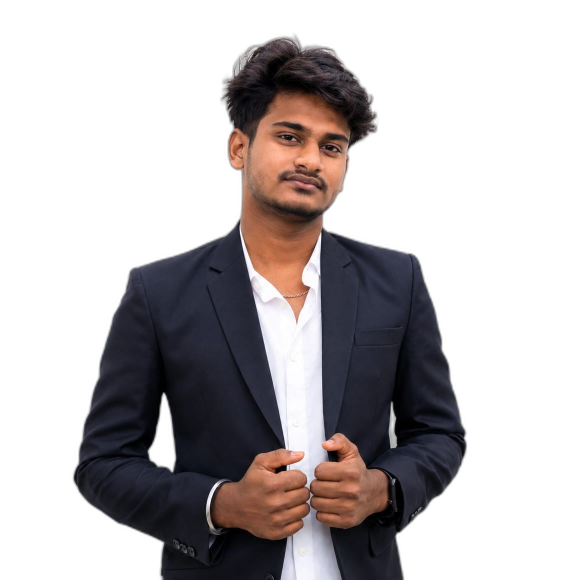
#> input picture images2/abi.png, 1122 x 1159 px (shown at 1/2 size); its folder holds only this picture in this run
$ python process_team_photos.py
#> lines starting #> are read from the running program, lines starting #| are printed output that depends on the picture; after the words box and inside, x2 and y2 are one past the last pixel; in counts of white or black regions, pixels touching at a corner belong together
import os
from PIL import Image, ImageDraw, ImageFilter, ImageOps
import numpy as np
from pathlib import Path

# Configuration
IMAGES_INPUT_DIR = "images2"
IMAGES_OUTPUT_DIR = "images2_processed"
COMPOSITE_OUTPUT_DIR = "images2_composite"
BRAND_COLOR = (25, 42, 86)  # Dark navy
PERSON_HEIGHT = 400
SHADOW_BLUR = 15
SHADOW_OPACITY = 0.3
SPACING = 30

os.makedirs(IMAGES_OUTPUT_DIR, exist_ok=True)
os.makedirs(COMPOSITE_OUTPUT_DIR, exist_ok=True)

def remove_background_simple(input_path, output_path):
    """Simple but effective background removal using color-based mask."""
#> called with input_path = 'images2/abi.png', output_path = 'images2_processed/abi_transparent.png'
    try:
        img = Image.open(input_path).convert('RGB')
        pixels = np.array(img)

        # Get image dimensions
        height, width, channels = pixels.shape
#> height = 1159; width = 1122; channels = 3

        # Convert to HSV-like color space for better separation
        # Calculate brightness
        brightness = np.mean(pixels, axis=2)

        # Detect light backgrounds (common in portraits)
        # Light areas typically have high values across all channels
        red, green, blue = pixels[:,:,0], pixels[:,:,1], pixels[:,:,2]
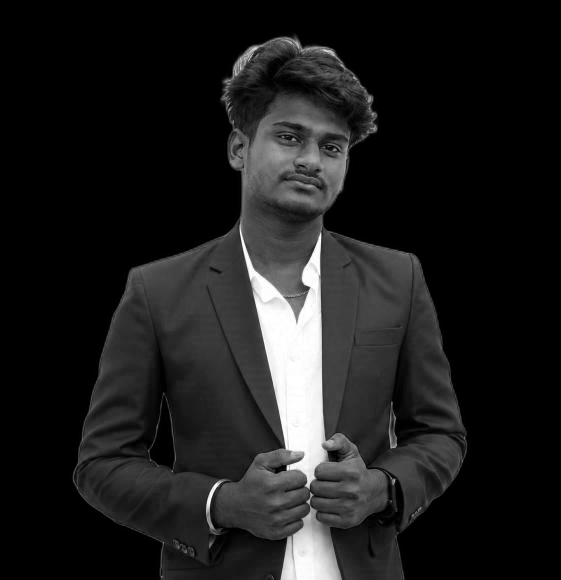
#> blue: shape (1159, 1122) (shown at 1/2 size); min 0, max 255, mean 28.6

        # Background is typically uniform light color
        # Create mask for light/uniform areas
        bg_mask = (red > 200) & (green > 200) & (blue > 200)
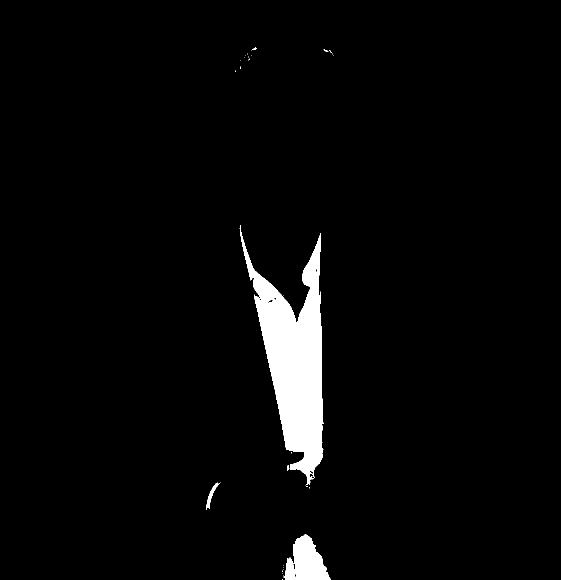
#> bg_mask: shape (1159, 1122) bool (shown at 1/2 size); 3.3% white; 39 white regions (33 under 20 px), largest, box (x1, y1, x2, y2) and area: (479, 450, 647, 970) 36863, (569, 1069, 661, 1159) 5145, (413, 965, 440, 1020) 334, (574, 931, 579, 941) 37, (505, 95, 514, 100) 24, (647, 99, 657, 104) 20

        # Alternative: Check color uniformity (low saturation = likely background)
        max_val = np.maximum(np.maximum(red, green), blue)
        min_val = np.minimum(np.minimum(red, green), blue)
        saturation = np.where(max_val == 0, 0, (max_val - min_val) / max_val)
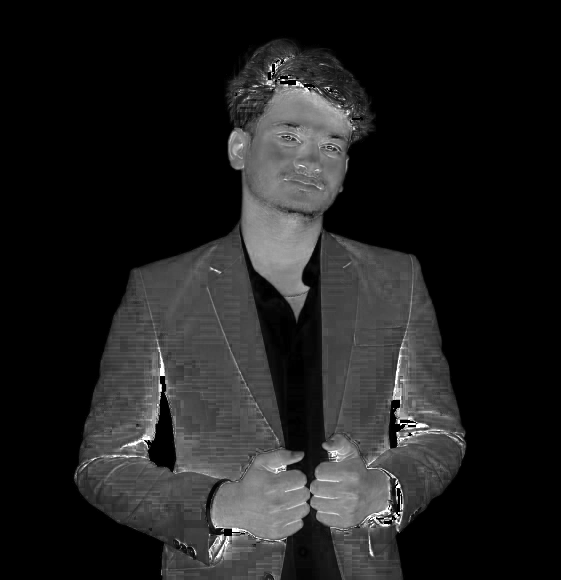
#> saturation: shape (1159, 1122) float64 (shown at 1/2 size); min 0, max 1, mean 0.126

        # Combine: light OR low saturation
        bg_mask = bg_mask | (saturation < 0.1) & (brightness > 150)
#> bg_mask: shape (1159, 1122) bool; 3.7% white; 83 white regions (66 under 20 px), largest, box (x1, y1, x2, y2) and area: (479, 450, 654, 977) 38209, (562, 1022, 679, 1159) 8660, (412, 962, 445, 1033) 459

        # If too much area is marked as background, invert
        if np.sum(bg_mask) > width * height * 0.6:
            bg_mask = ~bg_mask

        # Dilate edges slightly for cleaner boundaries
        from scipy.ndimage import binary_dilation
        bg_mask = binary_dilation(bg_mask, iterations=2)
#> bg_mask: shape (1159, 1122) bool; 4.2% white; 30 white regions (6 under 20 px), largest, box (x1, y1, x2, y2) and area: (477, 448, 656, 979) 41402, (560, 1020, 681, 1159) 9683, (465, 88, 529, 155) 1132

        # Create smooth mask with gaussian blur
        mask_img = Image.fromarray((bg_mask * 255).astype(np.uint8))
        mask_img = mask_img.filter(ImageFilter.GaussianBlur(radius=5))

        # Invert to get foreground mask
        mask_array = 255 - np.array(mask_img)

        # Convert to RGBA
        result = Image.new('RGBA', img.size)
#> result: PIL image 1122x1159 RGBA; every value is 0
        result.paste(img, (0, 0))
        result.putalpha(Image.fromarray(mask_array, 'L'))

        result.save(output_path, 'PNG')
        return True
    except Exception as e:
        print(f"  Warning: {input_path} - {str(e)}, saving with fallback")
        # Fallback: save as-is with transparency
        try:
            img = Image.open(input_path).convert('RGBA')
            img.save(output_path, 'PNG')
            return True
        except:
            return False

def create_shadow_layer(width, height, shadow_blur=SHADOW_BLUR):
    """Create a shadow layer beneath a portrait."""
    shadow = Image.new('RGBA', (width, height), (0, 0, 0, 0))
    draw = ImageDraw.Draw(shadow)

    # Draw ellipse shadow at bottom
    shadow_height = height // 8
    shadow_top = height - shadow_height - 20

    draw.ellipse(
        [(width * 0.1, shadow_top), (width * 0.9, height - 20)],
        fill=(0, 0, 0, int(255 * SHADOW_OPACITY))
    )

    # Blur the shadow
    shadow = shadow.filter(ImageFilter.GaussianBlur(radius=shadow_blur))
    return shadow

def resize_portrait_maintain_aspect(img, target_height=PERSON_HEIGHT):
    """Resize portrait maintaining aspect ratio."""
#> called with target_height = 400
    ratio = target_height / img.height
#> ratio = 0.345
    new_width = int(img.width * ratio)
#> new_width = 387
    return img.resize((new_width, target_height), Image.Resampling.LANCZOS)
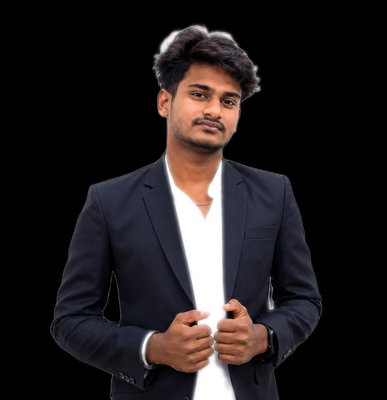
#> returned value: PIL image 387x400 RGBA; mean R, G, B, A 26.9, 22.1, 23, 244.2; transparent parts drawn white

def add_shadow_to_portrait(portrait_path, output_path):
    """Add shadow beneath a portrait."""
    img = Image.open(portrait_path).convert('RGBA')

    # Resize to standard height
    img = resize_portrait_maintain_aspect(img, PERSON_HEIGHT)

    # Create shadow layer
    shadow = create_shadow_layer(img.width, img.height)
#> in create_shadow_layer, `shadow = Image.new('RGBA', (width, height), (0, 0, 0, 0))`: shadow: PIL image 387x400 RGBA; every value is 0

    # Composite: shadow + portrait
    result = Image.new('RGBA', img.size, (0, 0, 0, 0))
    result.paste(shadow, (0, 0), shadow)
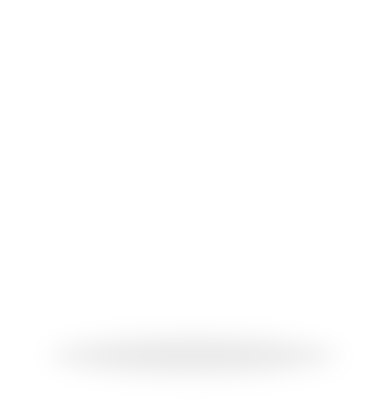
#> result: PIL image 387x400 RGBA; mean R, G, B, A 0, 0, 0, 1.07; transparent parts drawn white
    result.paste(img, (0, 0), img)

    result.save(output_path, 'PNG')
    return result

def create_group_composition(portrait_paths, output_path, bg_color=BRAND_COLOR):
    """Arrange multiple portraits into a group photo composition."""
#> called with output_path = 'images2_composite/team_group_photo.png', bg_color = (25, 42, 86)
    # Load all portraits and get their dimensions
    portraits = []
    total_width = 0
    max_height = 0

    for path in portrait_paths:
        if os.path.exists(path):
            img = Image.open(path).convert('RGBA')
            img = resize_portrait_maintain_aspect(img, PERSON_HEIGHT)
            portraits.append(img)
            total_width += img.width + SPACING
#> total_width = 417
            max_height = max(max_height, img.height)
#> max_height = 400

    if not portraits:
        print("No valid portraits found!")
        return

    # Calculate total dimensions
    total_width -= SPACING  # Remove last spacing
#> total_width = 387
    total_width += SPACING * 2  # Add padding on sides
#> total_width = 447
    total_height = max_height + SPACING * 2  # Add top and bottom padding
#> total_height = 460

    # Create background
    background = Image.new('RGBA', (total_width, total_height), (*bg_color, 255))
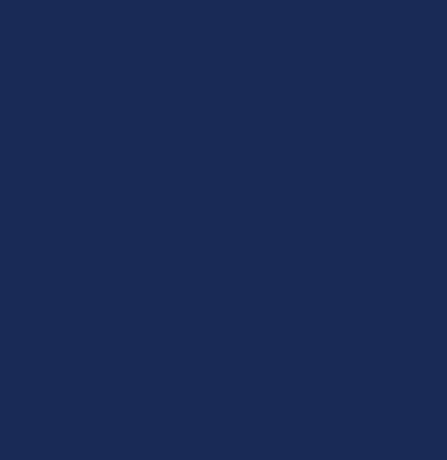
#> background: PIL image 447x460 RGBA; mean R, G, B, A 25, 42, 86, 255

    # Place portraits
    current_x = SPACING
    for portrait in portraits:
        y_pos = (total_height - portrait.height) // 2  # Center vertically
        background.paste(portrait, (current_x, y_pos), portrait)
        current_x += portrait.width + SPACING
#> this loop made 1 pass
#> (y_pos, current_x) on pass 1: (30, 447)
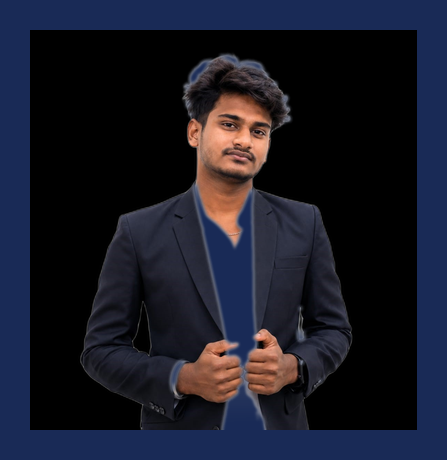
#> background: PIL image 447x460 RGBA; mean R, G, B, A 23.8, 25.2, 38.3, 253.9; transparent parts drawn white
#> after the loop, current_x = 447

    # Convert to RGB for better compatibility (keeping the background)
    # But keep as RGBA to preserve any transparency around edges
    background.save(output_path, 'PNG')
    print(f"Group composition saved to: {output_path}")

def main():
    print("Starting team photo processing...")

    # Process each image
    processed_portraits = []

    for filename in sorted(os.listdir(IMAGES_INPUT_DIR)):
        if filename.lower().endswith(('.png', '.jpg', '.jpeg')):
            input_path = os.path.join(IMAGES_INPUT_DIR, filename)
            output_path = os.path.join(IMAGES_OUTPUT_DIR, f"{Path(filename).stem}_transparent.png")

            print(f"Processing: {filename}...")

            # Step 1: Remove background
            if remove_background_simple(input_path, output_path):
                # Step 2: Add shadow
                shadow_path = os.path.join(IMAGES_OUTPUT_DIR, f"{Path(filename).stem}_with_shadow.png")
                add_shadow_to_portrait(output_path, shadow_path)
                processed_portraits.append(shadow_path)
                print(f"  ✓ Completed: {filename}")
            else:
                print(f"  ✗ Failed: {filename}")

    print(f"\nProcessed {len(processed_portraits)} portraits")

    # Step 3: Create group composition
    if processed_portraits:
        composition_path = os.path.join(COMPOSITE_OUTPUT_DIR, "team_group_photo.png")
        print(f"\nCreating group composition with {len(processed_portraits)} members...")
        create_group_composition(processed_portraits, composition_path, bg_color=BRAND_COLOR)
        print("✓ All processing complete!")
        print(f"\nOutput files:")
        print(f"  - Individual portraits: {IMAGES_OUTPUT_DIR}/")
        print(f"  - Group composition: {composition_path}")
    else:
        print("No portraits were successfully processed.")

if __name__ == "__main__":
    main()

$ run again, on images2/jeeva.png
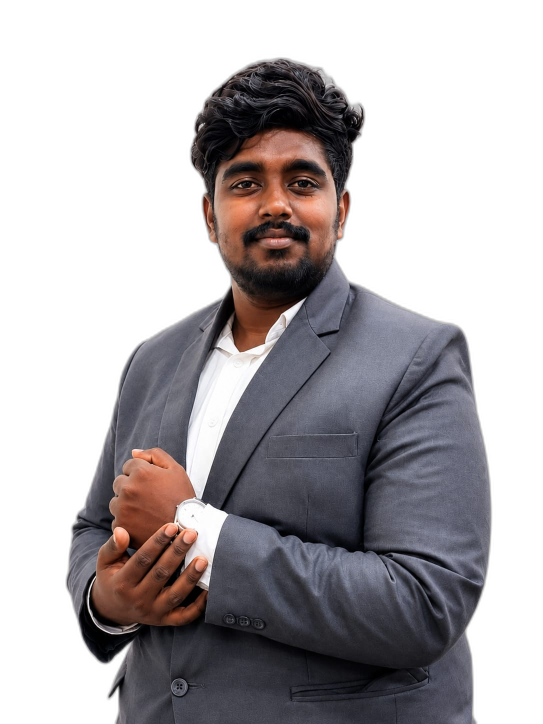
#> input picture images2/jeeva.png, 1086 x 1448 px (shown at 1/2 size)
#> in remove_background_simple, `bg_mask = (red > 200) & (green > 200) & (blue > 200)`:
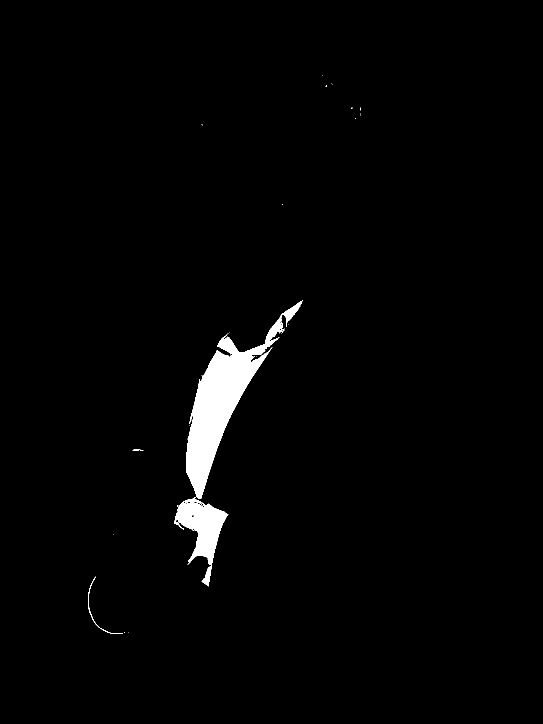
#> bg_mask: shape (1448, 1086) bool (shown at 1/2 size); 2% white; 29 white regions (25 under 20 px), largest, box (x1, y1, x2, y2) and area: (373, 600, 606, 998) 22968, (348, 995, 457, 1173) 7454, (176, 1153, 246, 1268) 229, (265, 898, 287, 902) 41
#> the loop in create_group_composition, `for portrait in portraits:` made 1 pass
#> (y_pos, current_x) on pass 1: (30, 360)
#> after the loop in create_group_composition, `for portrait in portraits:`:
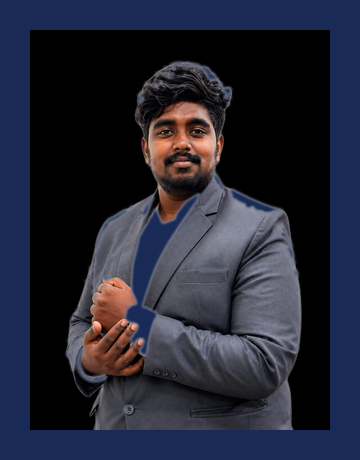
#> background: PIL image 360x460 RGBA; mean R, G, B, A 34.2, 36.6, 51.7, 253.4; transparent parts drawn white
#> after the loop in create_group_composition, `for portrait in portraits:`: current_x = 360

$ run again, on images2/malar.png
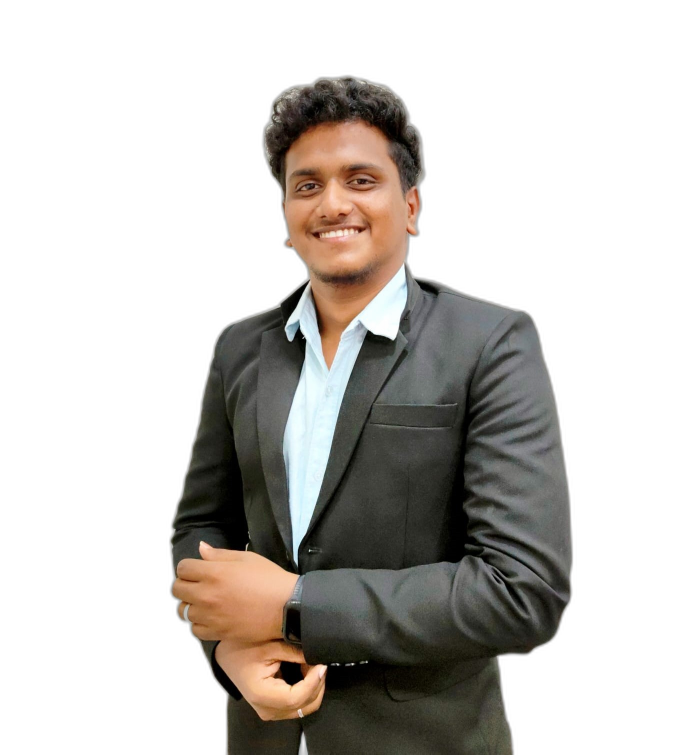
#> input picture images2/malar.png, 1398 x 1509 px (shown at 1/2 size)
#> in remove_background_simple, `bg_mask = (red > 200) & (green > 200) & (blue > 200)`:
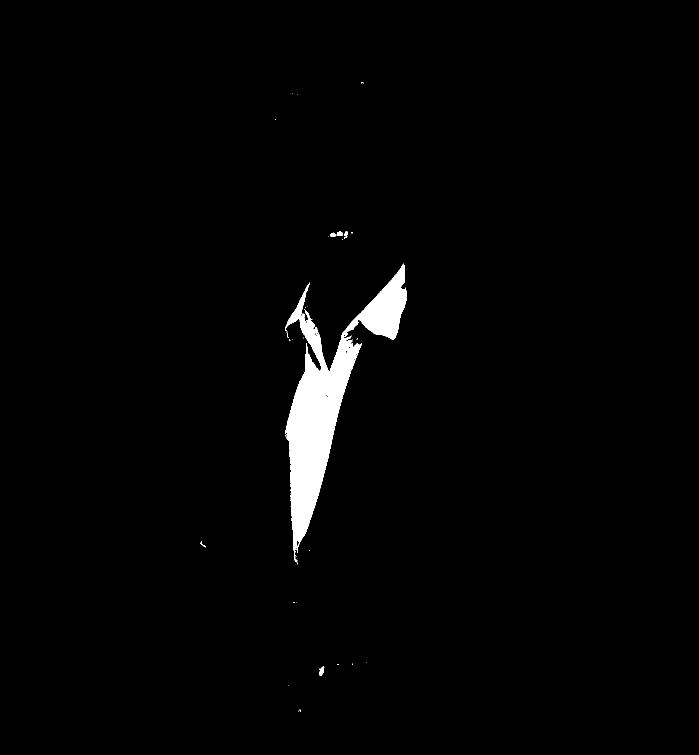
#> bg_mask: shape (1509, 1398) bool (shown at 1/2 size); 1.9% white; 39 white regions (34 under 20 px), largest, box (x1, y1, x2, y2) and area: (570, 527, 814, 1125) 39016, (638, 1332, 649, 1352) 128, (673, 463, 686, 472) 90, (660, 465, 672, 473) 68, (688, 463, 696, 471) 50
#> the loop in create_group_composition, `for portrait in portraits:` made 1 pass
#> (y_pos, current_x) on pass 1: (30, 430)
#> after the loop in create_group_composition, `for portrait in portraits:`:
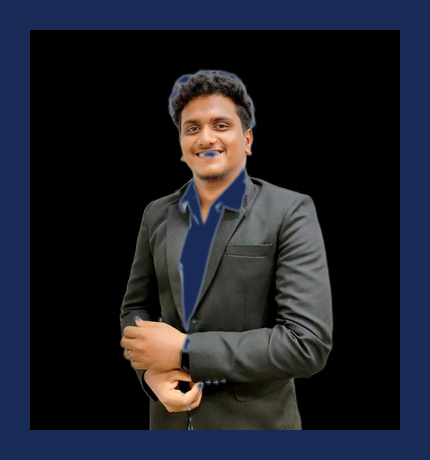
#> background: PIL image 430x460 RGBA; mean R, G, B, A 28.9, 30.9, 40.1, 254.2; transparent parts drawn white
#> after the loop in create_group_composition, `for portrait in portraits:`: current_x = 430

$ run again, on images2/abirami.png
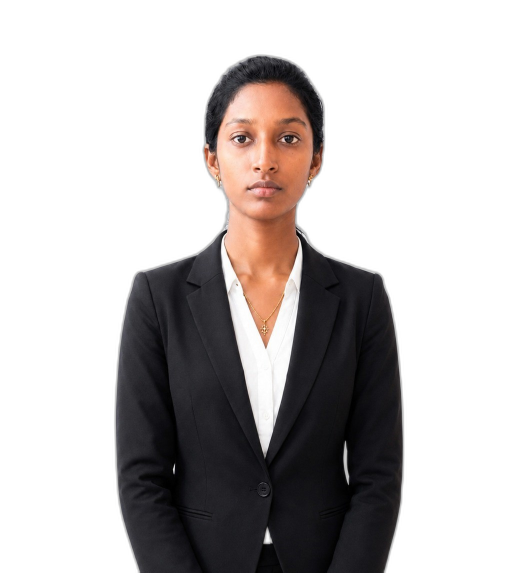
#> input picture images2/abirami.png, 1054 x 1145 px (shown at 1/2 size)
#> the loop in create_group_composition, `for portrait in portraits:` made 1 pass
#> (y_pos, current_x) on pass 1: (30, 428)
#> after the loop in create_group_composition, `for portrait in portraits:`:
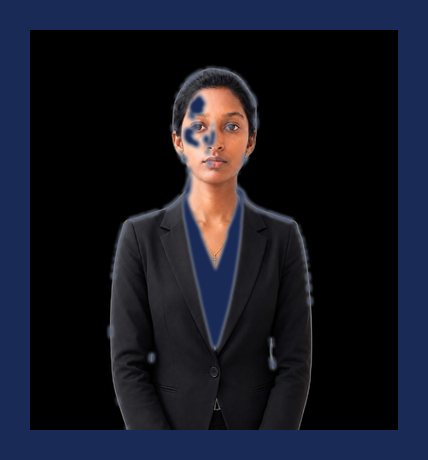
#> background: PIL image 428x460 RGBA; mean R, G, B, A 20.7, 22.8, 34.9, 253.3; transparent parts drawn white
#> after the loop in create_group_composition, `for portrait in portraits:`: current_x = 428
